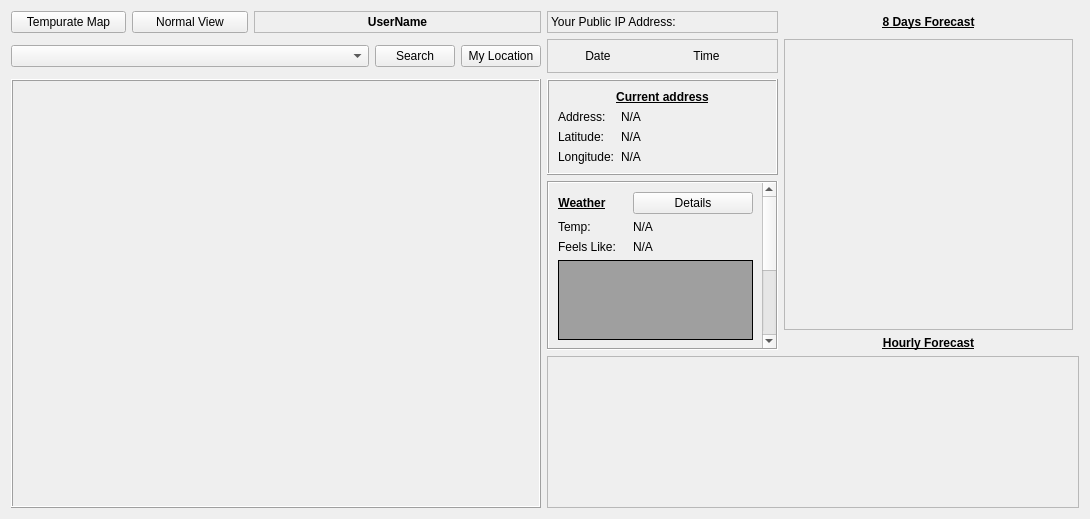
<?xml version="1.0" encoding="UTF-8"?>
<ui version="4.0">
 <class>mainLayout</class>
 <widget class="QFrame" name="mainLayout">
  <property name="geometry">
   <rect>
    <x>0</x>
    <y>0</y>
    <width>1090</width>
    <height>519</height>
   </rect>
  </property>
  <property name="windowTitle">
   <string>Weather Client NetWorking</string>
  </property>
  <layout class="QGridLayout" name="gridLayout">
   <item row="0" column="6">
    <widget class="QLabel" name="lblIpAddress">
     <property name="sizePolicy">
      <sizepolicy hsizetype="Preferred" vsizetype="Preferred">
       <horstretch>0</horstretch>
       <verstretch>0</verstretch>
      </sizepolicy>
     </property>
     <property name="frameShape">
      <enum>QFrame::StyledPanel</enum>
     </property>
     <property name="lineWidth">
      <number>1</number>
     </property>
     <property name="text">
      <string>Your Public IP Address:</string>
     </property>
    </widget>
   </item>
   <item row="6" column="7">
    <widget class="QLabel" name="label">
     <property name="font">
      <font>
       <weight>75</weight>
       <bold>true</bold>
       <underline>true</underline>
      </font>
     </property>
     <property name="text">
      <string>Hourly Forecast</string>
     </property>
     <property name="alignment">
      <set>Qt::AlignCenter</set>
     </property>
    </widget>
   </item>
   <item row="1" column="7" rowspan="5">
    <widget class="QScrollArea" name="dailyFrame">
     <property name="sizePolicy">
      <sizepolicy hsizetype="Expanding" vsizetype="Expanding">
       <horstretch>15</horstretch>
       <verstretch>9</verstretch>
      </sizepolicy>
     </property>
     <property name="widgetResizable">
      <bool>true</bool>
     </property>
     <widget class="QWidget" name="scrollAreaForecast">
      <property name="geometry">
       <rect>
        <x>0</x>
        <y>0</y>
        <width>291</width>
        <height>282</height>
       </rect>
      </property>
     </widget>
    </widget>
   </item>
   <item row="7" column="6" colspan="3">
    <widget class="QScrollArea" name="hourlyFrame">
     <property name="sizePolicy">
      <sizepolicy hsizetype="Expanding" vsizetype="Expanding">
       <horstretch>0</horstretch>
       <verstretch>30</verstretch>
      </sizepolicy>
     </property>
     <property name="cursor" stdset="0">
      <cursorShape>ArrowCursor</cursorShape>
     </property>
     <property name="widgetResizable">
      <bool>true</bool>
     </property>
     <widget class="QWidget" name="scrollAreaHourly">
      <property name="geometry">
       <rect>
        <x>0</x>
        <y>0</y>
        <width>538</width>
        <height>161</height>
       </rect>
      </property>
     </widget>
    </widget>
   </item>
   <item row="1" column="6">
    <widget class="QFrame" name="dateTimeFrame">
     <property name="frameShape">
      <enum>QFrame::StyledPanel</enum>
     </property>
     <property name="frameShadow">
      <enum>QFrame::Plain</enum>
     </property>
     <layout class="QGridLayout" name="gridLayout_2">
      <item row="0" column="1">
       <widget class="QLabel" name="lblInfoTime">
        <property name="sizePolicy">
         <sizepolicy hsizetype="Preferred" vsizetype="Preferred">
          <horstretch>3</horstretch>
          <verstretch>0</verstretch>
         </sizepolicy>
        </property>
        <property name="frameShape">
         <enum>QFrame::NoFrame</enum>
        </property>
        <property name="lineWidth">
         <number>0</number>
        </property>
        <property name="text">
         <string>Time</string>
        </property>
        <property name="alignment">
         <set>Qt::AlignCenter</set>
        </property>
       </widget>
      </item>
      <item row="0" column="0">
       <widget class="QLabel" name="lblInfoDate">
        <property name="sizePolicy">
         <sizepolicy hsizetype="Preferred" vsizetype="Preferred">
          <horstretch>2</horstretch>
          <verstretch>0</verstretch>
         </sizepolicy>
        </property>
        <property name="lineWidth">
         <number>0</number>
        </property>
        <property name="text">
         <string>Date</string>
        </property>
        <property name="alignment">
         <set>Qt::AlignCenter</set>
        </property>
       </widget>
      </item>
     </layout>
    </widget>
   </item>
   <item row="2" column="6">
    <widget class="QFrame" name="AddressFrame">
     <property name="enabled">
      <bool>true</bool>
     </property>
     <property name="sizePolicy">
      <sizepolicy hsizetype="Preferred" vsizetype="Preferred">
       <horstretch>0</horstretch>
       <verstretch>2</verstretch>
      </sizepolicy>
     </property>
     <property name="tabletTracking">
      <bool>false</bool>
     </property>
     <property name="contextMenuPolicy">
      <enum>Qt::DefaultContextMenu</enum>
     </property>
     <property name="autoFillBackground">
      <bool>false</bool>
     </property>
     <property name="frameShape">
      <enum>QFrame::Box</enum>
     </property>
     <property name="frameShadow">
      <enum>QFrame::Raised</enum>
     </property>
     <property name="midLineWidth">
      <number>0</number>
     </property>
     <layout class="QFormLayout" name="formLayout_2">
      <item row="0" column="0" colspan="2">
       <widget class="QLabel" name="lblAddress">
        <property name="font">
         <font>
          <weight>75</weight>
          <bold>true</bold>
          <underline>true</underline>
         </font>
        </property>
        <property name="text">
         <string>Current address</string>
        </property>
        <property name="alignment">
         <set>Qt::AlignCenter</set>
        </property>
       </widget>
      </item>
      <item row="1" column="0">
       <widget class="QLabel" name="lblAdd">
        <property name="frameShape">
         <enum>QFrame::NoFrame</enum>
        </property>
        <property name="text">
         <string>Address:</string>
        </property>
       </widget>
      </item>
      <item row="2" column="0">
       <widget class="QLabel" name="lblLat">
        <property name="text">
         <string>Latitude:</string>
        </property>
       </widget>
      </item>
      <item row="2" column="1">
       <widget class="QLabel" name="lblInfoLat">
        <property name="text">
         <string>N/A</string>
        </property>
       </widget>
      </item>
      <item row="3" column="0">
       <widget class="QLabel" name="lblLong">
        <property name="text">
         <string>Longitude:</string>
        </property>
       </widget>
      </item>
      <item row="3" column="1">
       <widget class="QLabel" name="lblInfoLong">
        <property name="text">
         <string>N/A</string>
        </property>
       </widget>
      </item>
      <item row="1" column="1">
       <widget class="QLabel" name="lblInfoAddress">
        <property name="frameShape">
         <enum>QFrame::NoFrame</enum>
        </property>
        <property name="text">
         <string>N/A</string>
        </property>
       </widget>
      </item>
     </layout>
    </widget>
   </item>
   <item row="0" column="7">
    <widget class="QLabel" name="lblForecast">
     <property name="font">
      <font>
       <weight>75</weight>
       <bold>true</bold>
       <underline>true</underline>
      </font>
     </property>
     <property name="text">
      <string>8 Days Forecast</string>
     </property>
     <property name="alignment">
      <set>Qt::AlignCenter</set>
     </property>
    </widget>
   </item>
   <item row="3" column="6" rowspan="4">
    <widget class="QScrollArea" name="WeatherFrame">
     <property name="sizePolicy">
      <sizepolicy hsizetype="Expanding" vsizetype="Expanding">
       <horstretch>12</horstretch>
       <verstretch>0</verstretch>
      </sizepolicy>
     </property>
     <property name="font">
      <font>
       <weight>50</weight>
       <bold>false</bold>
      </font>
     </property>
     <property name="frameShape">
      <enum>QFrame::Box</enum>
     </property>
     <property name="widgetResizable">
      <bool>true</bool>
     </property>
     <widget class="QWidget" name="infoScrollArea">
      <property name="geometry">
       <rect>
        <x>0</x>
        <y>0</y>
        <width>214</width>
        <height>304</height>
       </rect>
      </property>
      <layout class="QFormLayout" name="formLayout">
       <item row="1" column="0">
        <widget class="QLabel" name="lblInfoWeather">
         <property name="sizePolicy">
          <sizepolicy hsizetype="Preferred" vsizetype="Preferred">
           <horstretch>0</horstretch>
           <verstretch>0</verstretch>
          </sizepolicy>
         </property>
         <property name="font">
          <font>
           <weight>75</weight>
           <bold>true</bold>
           <underline>true</underline>
          </font>
         </property>
         <property name="contextMenuPolicy">
          <enum>Qt::DefaultContextMenu</enum>
         </property>
         <property name="layoutDirection">
          <enum>Qt::LeftToRight</enum>
         </property>
         <property name="text">
          <string>Weather</string>
         </property>
         <property name="alignment">
          <set>Qt::AlignCenter</set>
         </property>
        </widget>
       </item>
       <item row="1" column="1">
        <widget class="QPushButton" name="btnWeatherDetails">
         <property name="sizePolicy">
          <sizepolicy hsizetype="Minimum" vsizetype="Fixed">
           <horstretch>0</horstretch>
           <verstretch>0</verstretch>
          </sizepolicy>
         </property>
         <property name="text">
          <string>Details</string>
         </property>
        </widget>
       </item>
       <item row="2" column="0">
        <widget class="QLabel" name="lblTemp">
         <property name="text">
          <string>Temp:</string>
         </property>
        </widget>
       </item>
       <item row="2" column="1">
        <widget class="QLabel" name="lblInfoTemp">
         <property name="text">
          <string>N/A</string>
         </property>
        </widget>
       </item>
       <item row="3" column="0">
        <widget class="QLabel" name="lblFeelTemp">
         <property name="text">
          <string>Feels Like:</string>
         </property>
        </widget>
       </item>
       <item row="3" column="1">
        <widget class="QLabel" name="lblInfoFeelTemp">
         <property name="text">
          <string>N/A</string>
         </property>
        </widget>
       </item>
       <item row="4" column="0" colspan="2">
        <widget class="QLabel" name="lblIcon">
         <property name="sizePolicy">
          <sizepolicy hsizetype="Preferred" vsizetype="Preferred">
           <horstretch>0</horstretch>
           <verstretch>1</verstretch>
          </sizepolicy>
         </property>
         <property name="minimumSize">
          <size>
           <width>0</width>
           <height>80</height>
          </size>
         </property>
         <property name="styleSheet">
          <string notr="true">
background-color: rgb(159, 159, 159);</string>
         </property>
         <property name="frameShape">
          <enum>QFrame::Box</enum>
         </property>
         <property name="lineWidth">
          <number>1</number>
         </property>
         <property name="text">
          <string/>
         </property>
         <property name="alignment">
          <set>Qt::AlignCenter</set>
         </property>
        </widget>
       </item>
       <item row="5" column="0">
        <widget class="QLabel" name="lblCloud">
         <property name="text">
          <string>Cloud:</string>
         </property>
        </widget>
       </item>
       <item row="5" column="1">
        <widget class="QLabel" name="lblInfoCloud">
         <property name="text">
          <string>N/A</string>
         </property>
        </widget>
       </item>
       <item row="6" column="0">
        <widget class="QLabel" name="lblHumi">
         <property name="text">
          <string>Humidity:</string>
         </property>
        </widget>
       </item>
       <item row="6" column="1">
        <widget class="QLabel" name="lblInfoHumi">
         <property name="text">
          <string>N/A</string>
         </property>
        </widget>
       </item>
       <item row="7" column="0">
        <widget class="QLabel" name="lblVisi">
         <property name="text">
          <string>Visibility:</string>
         </property>
        </widget>
       </item>
       <item row="7" column="1">
        <widget class="QLabel" name="lblInfoVisi">
         <property name="text">
          <string>N/A</string>
         </property>
        </widget>
       </item>
       <item row="8" column="0">
        <widget class="QLabel" name="lblWind">
         <property name="text">
          <string>Wind Speed:</string>
         </property>
        </widget>
       </item>
       <item row="8" column="1">
        <widget class="QLabel" name="lblInfoWind">
         <property name="text">
          <string>N/A</string>
         </property>
        </widget>
       </item>
       <item row="10" column="0">
        <widget class="QLabel" name="lblSunrise">
         <property name="text">
          <string>Sunrise at:</string>
         </property>
        </widget>
       </item>
       <item row="10" column="1">
        <widget class="QLabel" name="lblInfoSunRise">
         <property name="text">
          <string>N/A</string>
         </property>
        </widget>
       </item>
       <item row="11" column="0">
        <widget class="QLabel" name="lblSunset">
         <property name="text">
          <string>Sunset at:</string>
         </property>
        </widget>
       </item>
       <item row="11" column="1">
        <widget class="QLabel" name="lblInfoSunset">
         <property name="text">
          <string>N/A</string>
         </property>
        </widget>
       </item>
       <item row="9" column="0">
        <widget class="QLabel" name="lblPressure">
         <property name="text">
          <string>Pressure:</string>
         </property>
        </widget>
       </item>
       <item row="9" column="1">
        <widget class="QLabel" name="lblInfoPressure">
         <property name="text">
          <string>N/A</string>
         </property>
        </widget>
       </item>
      </layout>
     </widget>
    </widget>
   </item>
   <item row="1" column="5">
    <widget class="QPushButton" name="btnHome">
     <property name="sizePolicy">
      <sizepolicy hsizetype="Minimum" vsizetype="Fixed">
       <horstretch>3</horstretch>
       <verstretch>0</verstretch>
      </sizepolicy>
     </property>
     <property name="text">
      <string>My Location</string>
     </property>
    </widget>
   </item>
   <item row="1" column="4">
    <widget class="QPushButton" name="btnSearch">
     <property name="sizePolicy">
      <sizepolicy hsizetype="Minimum" vsizetype="Fixed">
       <horstretch>0</horstretch>
       <verstretch>0</verstretch>
      </sizepolicy>
     </property>
     <property name="text">
      <string>Search</string>
     </property>
    </widget>
   </item>
   <item row="2" column="1" rowspan="6" colspan="5">
    <widget class="QFrame" name="mapFrame">
     <property name="sizePolicy">
      <sizepolicy hsizetype="Preferred" vsizetype="Preferred">
       <horstretch>0</horstretch>
       <verstretch>0</verstretch>
      </sizepolicy>
     </property>
     <property name="cursor">
      <cursorShape>CrossCursor</cursorShape>
     </property>
     <property name="frameShape">
      <enum>QFrame::Box</enum>
     </property>
     <property name="frameShadow">
      <enum>QFrame::Raised</enum>
     </property>
    </widget>
   </item>
   <item row="1" column="1" colspan="3">
    <widget class="QComboBox" name="provList">
     <property name="sizePolicy">
      <sizepolicy hsizetype="Preferred" vsizetype="Fixed">
       <horstretch>6</horstretch>
       <verstretch>0</verstretch>
      </sizepolicy>
     </property>
    </widget>
   </item>
   <item row="0" column="3" colspan="3">
    <widget class="QLabel" name="lblUsername">
     <property name="sizePolicy">
      <sizepolicy hsizetype="Preferred" vsizetype="Preferred">
       <horstretch>0</horstretch>
       <verstretch>0</verstretch>
      </sizepolicy>
     </property>
     <property name="font">
      <font>
       <pointsize>9</pointsize>
       <weight>75</weight>
       <bold>true</bold>
       <underline>false</underline>
      </font>
     </property>
     <property name="frameShape">
      <enum>QFrame::StyledPanel</enum>
     </property>
     <property name="text">
      <string>UserName</string>
     </property>
     <property name="alignment">
      <set>Qt::AlignCenter</set>
     </property>
    </widget>
   </item>
   <item row="0" column="2">
    <widget class="QPushButton" name="btnNormalView">
     <property name="text">
      <string>Normal View</string>
     </property>
    </widget>
   </item>
   <item row="0" column="1">
    <widget class="QPushButton" name="btnTempMap">
     <property name="text">
      <string>Tempurate Map</string>
     </property>
    </widget>
   </item>
  </layout>
 </widget>
 <resources/>
 <connections/>
</ui>
